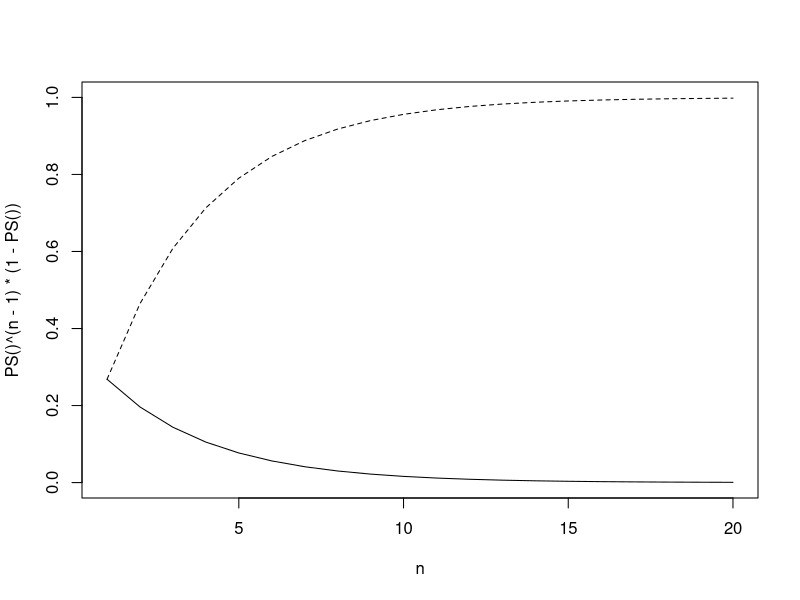

The R script that drew this image:
## RX
rRL = 1
rRO = 1
rRF = 1
rRD = .1
rRB = 1
## LX
rLD = .1
rLO = 1
## OX
rOL = 1
rOD = .1
rOF = 1
rOB = 1
## FX
rFB = 1
rFD = .1
## BX
rBD = .1
rBF = 1
rBR = 1#seq(0,10,.01)


ET = function(condition='condition'){
  
  if(condition=='Survive'){
    rRD = 0
    rLD = 0
    rOD = 0
    rFD = 0
    rBD = 0
  }
  
  if(condition == 'Die'){
    rBR = 0
  }
  
  PRL = rRL/(rRL+rRO+rRF+rRD+rRB)
  PRO = rRO/(rRL+rRO+rRF+rRD+rRB)
  PRF = rRF/(rRL+rRO+rRF+rRD+rRB)
  PRD = rRD/(rRL+rRO+rRF+rRD+rRB)
  PRB = rRB/(rRL+rRO+rRF+rRD+rRB)
  
  PLD = rLD/(rLD+rLO)
  PLO = rLO/(rLD+rLO)
  TL = 1/(rLD+rLO)
  
  POL = rOL/(rOL+rOD+rOF)
  POD = rOD/(rOL+rOD+rOF)
  POF = rOF/(rOL+rOD+rOF)
  TO = 1/(rOL+rOD+rOF)
  
  PFB = rFB/(rFB+rFD)
  PFD = rFD/(rFB+rFD)
  TF = 1/(rFB+rFD)
  
  PBD = rBD/(rBD+rBF+rBR)
  PBF = rBF/(rBD+rBF+rBR)
  PBR = rBR/(rBD+rBF+rBR)
  TB = 1/(rBD+rBF+rBR)
  
  ET = PRB*(TB/(1-PBF*PFB)+PBF*TB/(1-PBF*PFB)) + PRF*(TF/(1-PBF*PFB)+PFB*T/(1-PBF*PFB)) +
    PRO*(TO/(1-POL*PLO)+POL*TL/(1-POL*PLO) + POF/(1-POL*PLO)*(TF/(1-PBF*PFB)+PFB*TB/(1-PBF*PFB)))+
    PRL*(TL/(1-POL*PLO)+PLO*TO/(1-POL*PLO)+PLO*POF/(1-POL*PLO)*(TF/(1-PBF*PFB)+PFB*TB/(1-PBF*PFB)))
  
  return(ET)
}

PS = function(){
  
  PRL = rRL/(rRL+rRO+rRF+rRD+rRB)
  PRO = rRO/(rRL+rRO+rRF+rRD+rRB)
  PRF = rRF/(rRL+rRO+rRF+rRD+rRB)
  PRD = rRD/(rRL+rRO+rRF+rRD+rRB)
  PRB = rRB/(rRL+rRO+rRF+rRD+rRB)
  
  PLD = rLD/(rLD+rLO)
  PLO = rLO/(rLD+rLO)
  TL = 1/(rLD+rLO)
  
  POL = rOL/(rOL+rOD+rOF+rOB)
  POD = rOD/(rOL+rOD+rOF+rOB)
  POF = rOF/(rOL+rOD+rOF+rOB)
  POB = rOB/(rOL+rOD+rOF+rOB)
  TO = 1/(rOL+rOD+rOF)
  
  PFB = rFB/(rFB+rFD)
  PFD = rFD/(rFB+rFD)
  TF = 1/(rFB+rFD)
  
  PBD = rBD/(rBD+rBF+rBR)
  PBF = rBF/(rBD+rBF+rBR)
  PBR = rBR/(rBD+rBF+rBR)
  TB = 1/(rBD+rBF+rBR)
  
  PS = PBR/(1-PFB*PBF)*(PRB+PRF*PFB+(PRO+PRL*PLO)*(POB+POF*PFB)/(1-POL*PLO))
  return(PS)
}

n = 1:20
plot(n,PS()^(n-1)*(1-PS()),type="l",ylim=c(0,1))
lines(n,cumsum(PS()^(n-1)*(1-PS())),lty=2)
